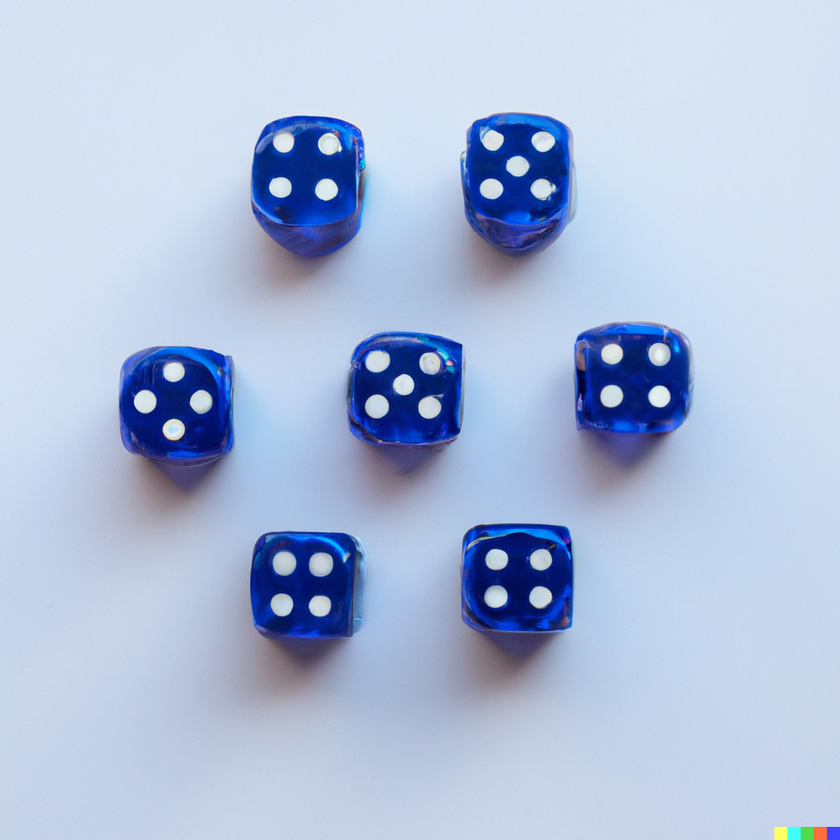
#> input picture 7-semestre/processamento-de-imagem-computacional/atividade-24-04-23/dado/dados.png, 840 x 840 px, shrunk from 1024 x 1024 before the run
$ jupyter execute --allow-errors atividade_24_04_23.ipynb   (older library calls are emulated)
#> lines starting #> are read from the running program, lines starting #| are printed output that depends on the picture; after the words box and inside, x2 and y2 are one past the last pixel; in counts of white or black regions, pixels touching at a corner belong together
[cell 1]
import numpy as np
import cv2
import mahotas
from matplotlib import pyplot as plt

[cell 2]
#Função para facilitar a escrita nas imagem
def escreve(img, texto, cor=(255,0,0)):
  fonte = cv2.FONT_HERSHEY_SIMPLEX
  cv2.putText(img, texto, (10,20), fonte, 0.5, cor, 0,
  cv2.LINE_AA)

[cell 3]
imgColorida = cv2.imread('./dado/dados.png') #Carregamento da imagem
#> imgColorida is the input picture: shape (840, 840, 3); mean B, G, R 219, 190.3, 174.3

[cell 4]
#Passo 1: Conversão para tons de cinza
img = cv2.cvtColor(imgColorida, cv2.COLOR_BGR2GRAY)
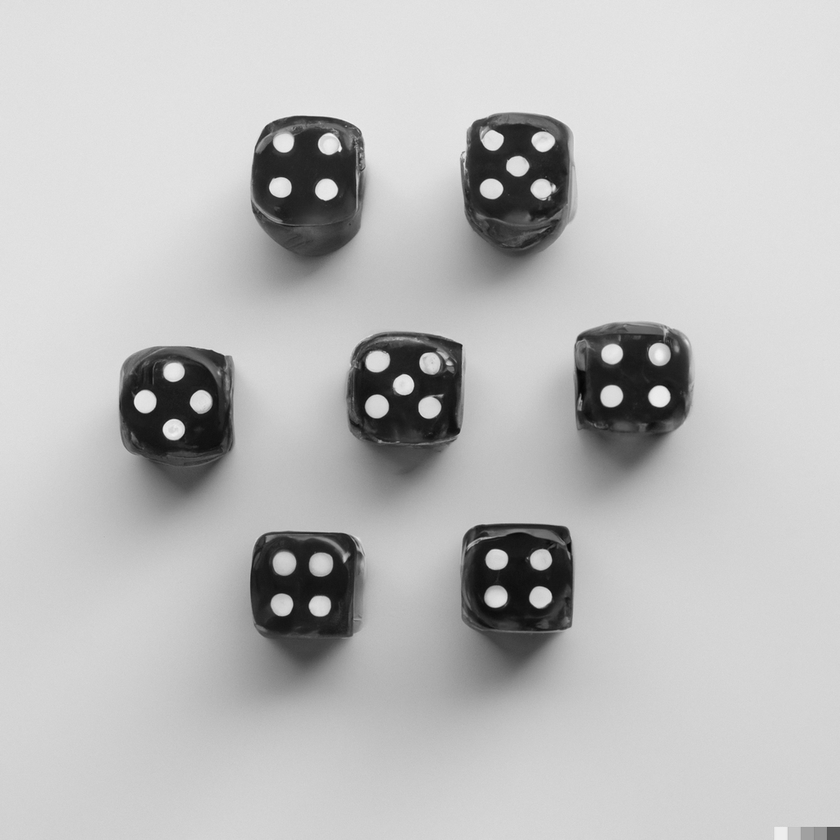
#> img: shape (840, 840); min 5, max 247, mean 188.8
plt.imshow(img)

[cell 5]
#Passo 2: Blur/Suavização da imagem
suave = cv2.blur(img, (7, 7))

[cell 6]
#Passo 3: Binarização resultando em pixels brancos e pretos
T = mahotas.thresholding.otsu(suave)
#> T = 137
bin = suave.copy()
bin[bin > T] = 255
bin[bin < 255] = 0
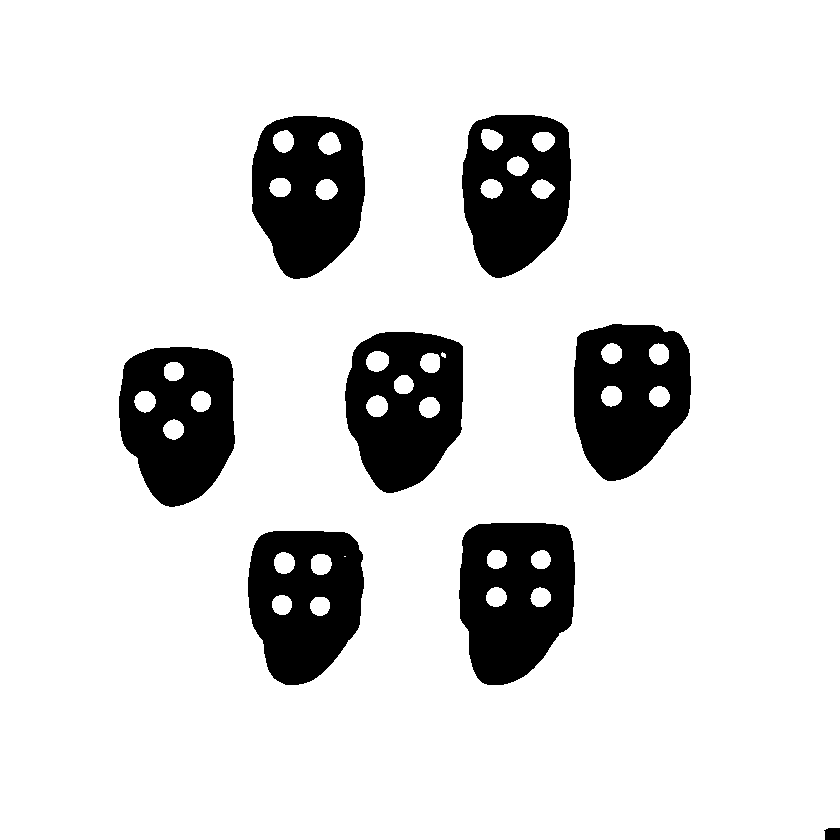
#> bin: shape (840, 840); 86.6% white; 8 black regions, largest, box (x1, y1, x2, y2) and area: (459, 523, 575, 685) 14298, (119, 347, 235, 507) 13608, (345, 332, 463, 493) 13489
bin = cv2.bitwise_not(bin)

[cell 7]
#Passo 4: Detecção de bordas com Canny
bordas = cv2.Canny(bin, 70, 150)
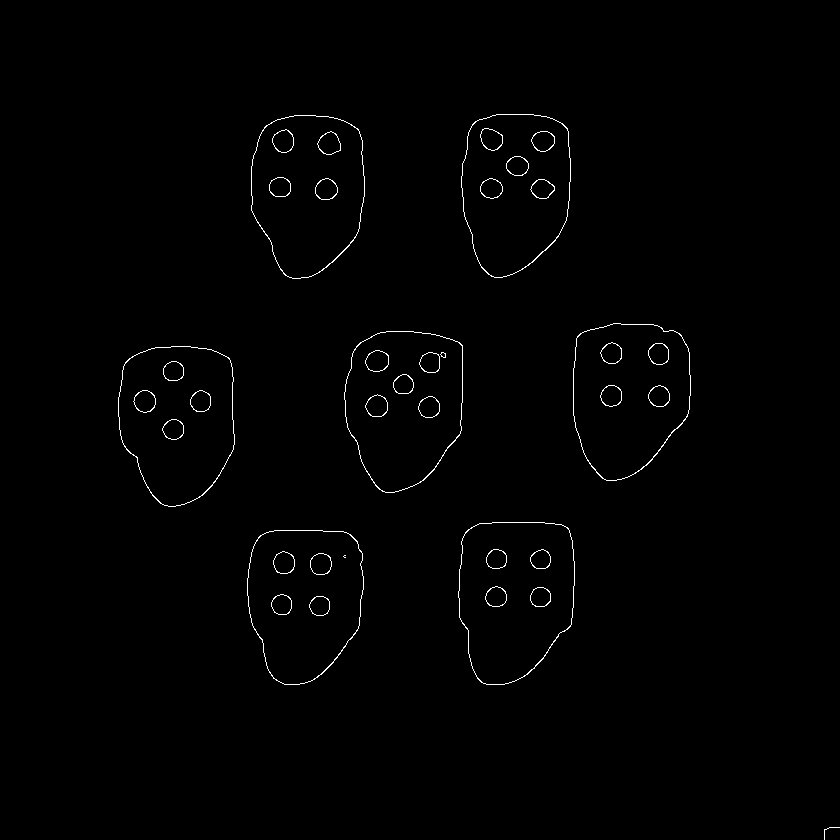
#> bordas: shape (840, 840); 0.77% white in thin lines or dots, all inside (x1, y1, x2, y2) = (118, 114, 840, 840)

[cell 8]
#Passo 5: Identificação e contagem dos contornos da imagem
#cv2.RETR_EXTERNAL = conta apenas os contornos externos
(lx, objetos) = cv2.findContours(bordas.copy(),cv2.RETR_EXTERNAL, cv2.CHAIN_APPROX_SIMPLE)
#> lx = 8 contours, 1 with area under 20; largest, box (x1, y1, x2, y2) and area: (458, 522, 575, 685) 15610, (344, 331, 463, 493) 15287, (118, 346, 235, 507) 14994, (251, 115, 365, 279) 14899, (573, 323, 691, 481) 14869, (247, 530, 364, 685) 14559, (461, 114, 571, 278) 14554; objetos = [[1, -1, -1, -1], [2, 0, -1, -1], [3, 1, -1, -1], [4, 2, -1, -1], [5, 3, -1, -1], [6, 4, -1, -1], [7, 5, -1, -1], [-1, 6, -1, -1]]
#A variável lx (lixo) recebe dados que não são utilizados
escreve(img, "Imagem em tons de cinza", 0)
#> in escreve, `cv2.putText(img, texto, (10,20), fonte, 0.5, cor, 0, cv2.LINE_AA)`:
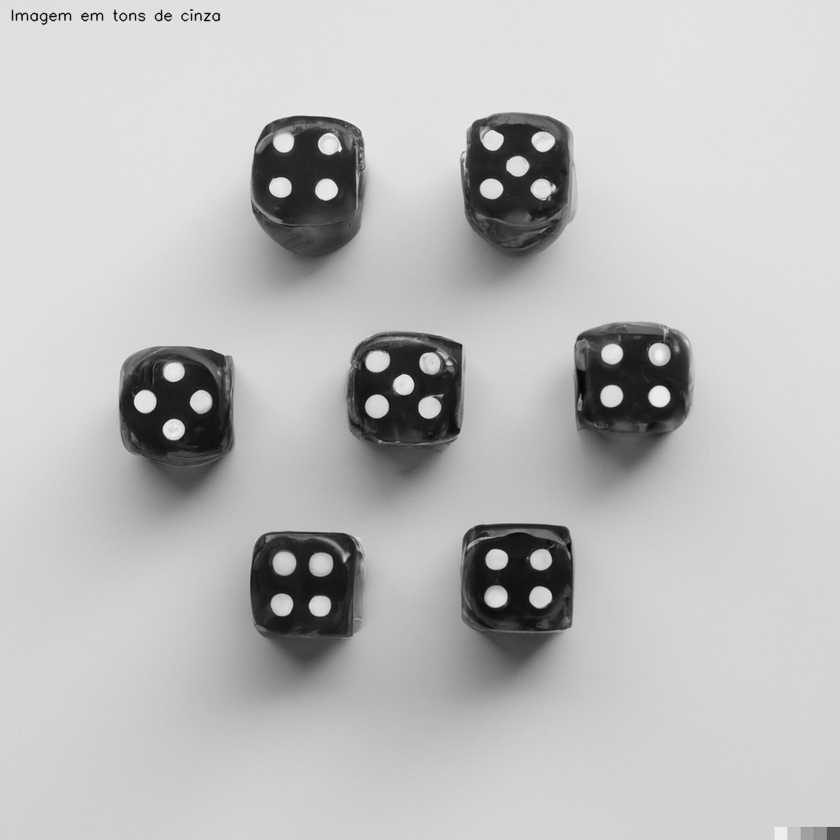
#> img: shape (840, 840); 0.18% of pixels changed, all inside (x1, y1, x2, y2) = (11, 9, 221, 26)
escreve(suave, "Suavizacao com Blur", 0)
escreve(bin, "Binarizacao com Metodo Otsu", 255)
#> call 3 of escreve, with texto = 'Binarizacao com Metodo Otsu', cor = 255
#> in escreve (call 3), `cv2.putText(img, texto, (10,20), fonte, 0.5, cor, 0, cv2.LINE_AA)`:
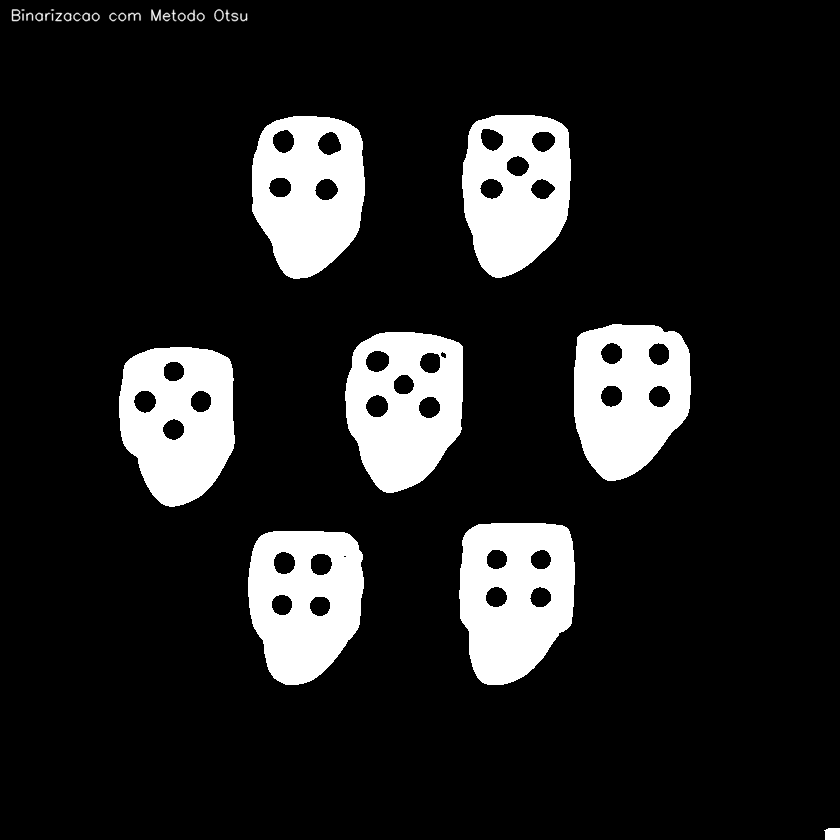
#> img: shape (840, 840); min 0, max 255, mean 34.3
escreve(bordas, "Detector de bordas Canny", 255)
temp = np.vstack([
np.hstack([img, suave]),
np.hstack([bin, bordas])
])
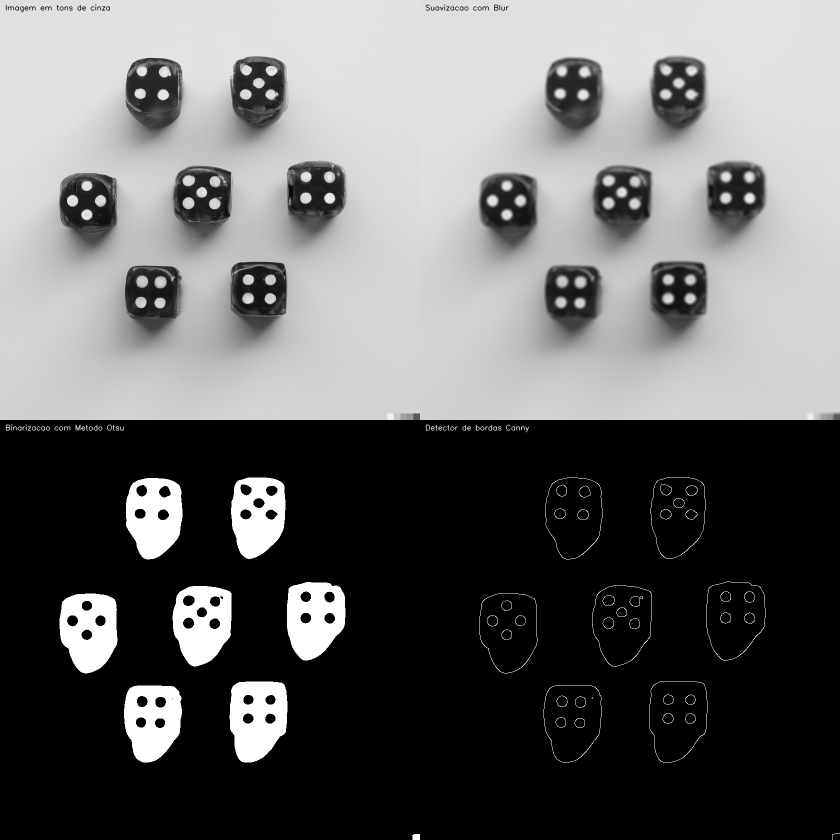
#> temp: shape (1680, 1680) (shown at 1/2 size); min 0, max 255, mean 103.5
